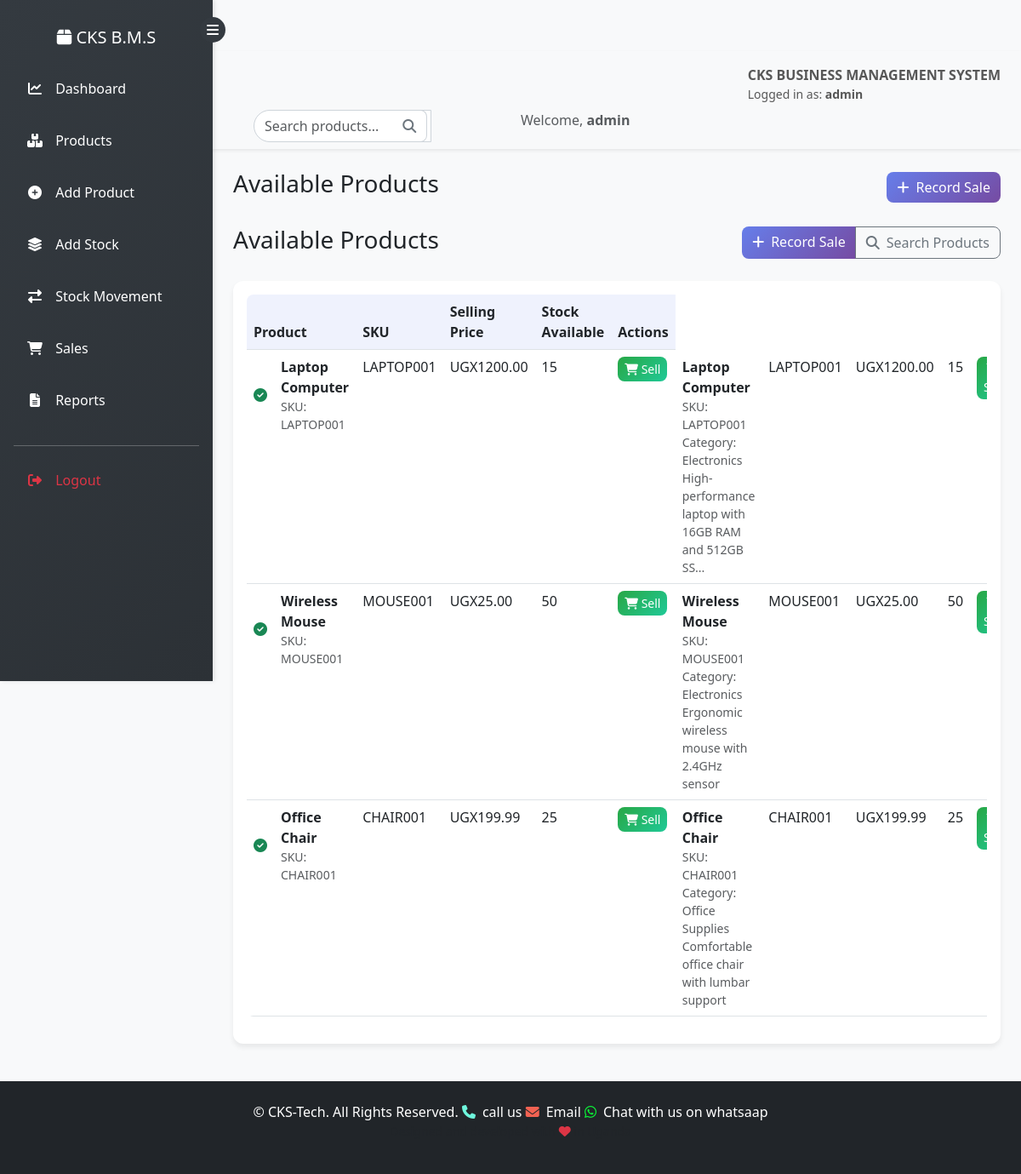
The page /employee/products (signed in) on the database its author committed.
### app/models.py (models this page shows, shortened)
class User(UserMixin, db.Model):
    id = db.Column(db.Integer, primary_key=True)
    username = db.Column(db.String(80), unique=True, nullable=False)
    email = db.Column(db.String(120), unique=True, nullable=False)
    password_hash = db.Column(db.String(200))
    role = db.Column(db.String(20), default='employee')
    created_at = db.Column(db.DateTime, default=datetime.utcnow)
    def is_admin(self):
        return self.role == 'admin'

class Product(db.Model):
    id = db.Column(db.Integer, primary_key=True)
    name = db.Column(db.String(100), nullable=False)
    sku = db.Column(db.String(50), unique=True, nullable=False)
    cost_price = db.Column(db.Float, nullable=False)
    selling_price = db.Column(db.Float, nullable=False)
    quantity_in_stock = db.Column(db.Integer, default=0)
    low_stock_threshold = db.Column(db.Integer, default=10)  # Default threshold
    category = db.Column(db.String(50), default='General')
    description = db.Column(db.Text, nullable=True)
    date_added = db.Column(db.DateTime, default=datetime.utcnow)
    stock_additions = db.relationship('StockAddition', backref='product', lazy=True)
    sales = db.relationship('Sale', backref='product', lazy=True)

### app/employee/routes.py (the view)
@bp.route('/products')
@login_required
def products():
    products = Product.query.filter(Product.quantity_in_stock > 0).all()
    return render_template('employee/products.html', products=products)

### app/employee/routes.py (called while the page is built)
@bp.before_request
def employee_required():
    if not current_user.is_authenticated:
        return redirect(url_for('auth.login'))

### app/models.py (called while the page is built)
@login_manager.user_loader
def load_user(user_id):
    return User.query.get(int(user_id))

### app/templates/employee/products.html (shortened to what this page needs)
{% extends "base.html" %}
{% block content %}
<div class="container-fluid">
    <div class="d-flex justify-content-between align-items-center mb-4">
        <h1 class="h3">Available Products</h1>
        <a href="{{ url_for('employee.add_sale') }}" class="btn btn-primary">
            <i class="fas fa-plus me-2"></i>Record Sale
        </a>
    </div>
    <div class="d-flex justify-content-between align-items-center mb-4">
    <h1 class="h3">Available Products</h1>
    <div class="btn-group" role="group">
        <a href="{{ url_for('employee.add_sale') }}" class="btn btn-primary">
            <i class="fas fa-plus me-2"></i>Record Sale
        </a>
        <a href="{{ url_for('employee.search_products') }}" class="btn btn-outline-secondary">
            <i class="fas fa-search me-2"></i>Search Products
        </a>
    </div>
</div>
    <div class="card">
        <div class="card-body">
            {% if products %}
                <div class="table-responsive">
                    <table class="table table-hover">
                        <thead>
                            <tr>
                                <th>Product</th>
                                <th>SKU</th>
                                <th>Selling Price</th>
                                <th>Stock Available</th>
                                <th>Actions</th>
                            </tr>
                        </thead>
                        <tbody>
                            {% for product in products %}
                                <tr class="{% if product.quantity_in_stock < 10 %}table-warning{% endif %}">
                                    <td>
                                        <div class="d-flex align-items-center">
                                            <div class="me-3">
                                                {% if product.quantity_in_stock == 0 %}
                                                    <i class="fas fa-exclamation-circle text-danger"></i>
                                                {% elif product.quantity_in_stock < 10 %}
                                                    <i class="fas fa-exclamation-triangle text-warning"></i>
                                                {% else %}
                                                    <i class="fas fa-check-circle text-success"></i>
                                                {% endif %}
                                            </div>
                                            <div>
                                                <strong>{{ product.name }}</strong>
                                                <div class="text-muted small">SKU: {{ product.sku }}</div>
                                            </div>
                                        </div>
                                    </td>
                                    <td>{{ product.sku }}</td>
                                    <td>UGX{{ "%.2f"|format(product.selling_price) }}</td>
                                    <td>{{ product.quantity_in_stock }}</td>
                                    <td>
                                        <a href="{{ url_for('employee.add_sale') }}" class="btn btn-sm btn-success">
                                            <i class="fas fa-shopping-cart"></i> Sell
                                        </a>
                                    </td>
                                    <td>
    <div class="d-flex flex-column">
        <div>
            <strong>{{ product.name }}</strong>
            <div class="text-muted small">SKU: {{ product.sku }}</div>
            <div class="text-muted small">Category: {{ product.category }}</div>
            {% if product.description %}
                <div class="text-muted small">{{ product.description[:50] }}{% if product.description|length > 50 %}...{% endif %}</div>
            {% endif %}
        </div>
    </div>
    <td>{{ product.sku }}</td>
    <td>UGX{{ "%.2f"|format(product.selling_price) }}</td>
    <td>{{ product.quantity_in_stock }}</td>
    <td>
        <a href="{{ url_for('employee.add_sale') }}?product_id={{ product.id }}" class="btn btn-sm btn-success" title="Sell This Product">
        </a>
    </td>
</td>
                                </tr>
                            {% endfor %}
                        </tbody>
                    </table>
                </div>
            {% else %}
                <div class="text-center py-5">
                    <i class="fas fa-box fa-3x text-muted mb-3"></i>
                    <h4 class="text-muted">No products available in stock</h4>
                    <p class="text-muted">All products are currently out of stock. Please contact administrator.</p>
                </div>
            {% endif %}
        </div>
    </div>
</div>
{% endblock %}

### app/templates/base.html (shortened to what this page needs)
<!DOCTYPE html>
<html lang="en">
<head>
    <link href="https://cdn.jsdelivr.net/npm/bootstrap@5.3.0/dist/css/bootstrap.min.css" rel="stylesheet">
    <link rel="stylesheet" href="https://cdnjs.cloudflare.com/ajax/libs/font-awesome/6.4.0/css/all.min.css">
    <link rel="stylesheet" href="{{ url_for('static', filename='css/style.css') }}">
</head>
<body class="d-flex">
    <nav id="sidebar" class="bg-dark text-white p-3 d-none d-md-block">
        <div class="text-center mb-4">
            <button class="sidebar-toggle" onclick="toggleSidebar()">
                <i class="fas fa-bars"></i>
            </button>
            <h5 class="mt-3"><i class="fa fa-box"></i> CKS B.M.S</h5>
        </div>
        <ul class="nav flex-column">
            {% if current_user.is_authenticated %}
                {% if current_user.is_admin() %}
                    <li class="nav-item mb-2">
                        <a class="nav-link text-white {% if request.endpoint == 'admin.dashboard' %}active fw-bold{% endif %}" href="{{ url_for('admin.dashboard') }}">
                            <i class="fa fa-chart-line"></i> <span class="sidebar-text">Dashboard</span>
                        </a>
                    </li>
                    <li class="nav-item mb-2">
                        <a class="nav-link text-white {% if request.endpoint == 'admin.products' %}active fw-bold{% endif %}" href="{{ url_for('admin.products') }}">
                            <i class="fa fa-boxes"></i> <span class="sidebar-text">Products</span>
                        </a>
                    </li>
                    <li class="nav-item mb-2">
                        <a class="nav-link text-white {% if request.endpoint == 'admin.add_product' %}active fw-bold{% endif %}" href="{{ url_for('admin.add_product') }}">
                            <i class="fa fa-plus-circle"></i> <span class="sidebar-text">Add Product</span>
                        </a>
                    </li>
                    <li class="nav-item mb-2">
                        <a class="nav-link text-white {% if request.endpoint == 'admin.add_stock' %}active fw-bold{% endif %}" href="{{ url_for('admin.add_stock') }}">
                            <i class="fa fa-layer-group"></i> <span class="sidebar-text">Add Stock</span>
                        </a>
                    </li>
                    <li class="nav-item mb-2">
                        <a class="nav-link text-white {% if request.endpoint == 'admin.stock_movement' %}active fw-bold{% endif %}" href="{{ url_for('admin.stock_movement') }}">
                            <i class="fa fa-exchange-alt"></i> <span class="sidebar-text">Stock Movement</span>
                        </a>
                    </li>
                    <li class="nav-item mb-2">
                        <a class="nav-link text-white {% if request.endpoint == 'admin.sales' %}active fw-bold{% endif %}" href="{{ url_for('admin.sales') }}">
                            <i class="fa fa-shopping-cart"></i> <span class="sidebar-text">Sales</span>
                        </a>
                    </li>
                    <li class="nav-item mb-2">
                        <a class="nav-link text-white {% if request.endpoint == 'admin.reports' %}active fw-bold{% endif %}" href="{{ url_for('admin.reports') }}">
                            <i class="fa fa-file-alt"></i> <span class="sidebar-text">Reports</span>
                        </a>
                    </li>
                {% endif %}
                <hr class="bg-light">
                <li>
                    <a class="nav-link text-danger" href="{{ url_for('auth.logout') }}">
                        <i class="fa fa-sign-out-alt"></i> <span class="sidebar-text">Logout</span>
                    </a>
                </li>
            {% endif %}
        </ul>
    </nav>
    <div class="main-content flex-grow-1" id="mainContent">
        <nav class="navbar navbar-light bg-light px-4 shadow-sm d-flex justify-content-between">
            <span class="navbar-text ms-auto">
                {% if current_user.is_authenticated %}
                    <b>CKS BUSINESS MANAGEMENT SYSTEM</b>
                    <div class="small">Logged in as: <strong>{{ current_user.username }}</strong></div>
                {% endif %}
            </span>
<div class="container-fluid px-4">
    <div class="row">
        <div class="col-md-6">
            <form class="d-flex" method="GET" action="{{ url_for('admin.search_products') if current_user.is_admin() else url_for('employee.search_products') }}">
                <div class="input-group">
                    <input type="text" name="query" class="form-control" placeholder="Search products..." value="{{ request.args.get('query', '') }}">
                    <button class="btn btn-outline-secondary" type="submit">
                        <i class="fas fa-search"></i>
                    </button>
                </div>
            </form>
        </div>
        <div class="col-md-6 text-end">
            {% if current_user.is_authenticated %}
                <span class="text-muted">Welcome, <strong>{{ current_user.username }}</strong></span>
            {% endif %}
        </div>
    </div>
</div>
        </nav>
        <div class="container-fluid py-4">
            {% block content %}{% endblock %}
        </div>
    </div>
<footer class="bg-dark text-white py-4 mt-auto">
    <div class="container">
        <div class="row">
            <div class="col-md-12 text-center">
                <p class="mb-0">&copy; {{ current_year }} CKS-Tech. All Rights Reserved.<a href="tel:+256755261254" class="text-white text-decoration-none">
                        <i class="fas fa-phone me-2" style="color:rgb(110, 246, 221);"></i>call us
                    </a>
                    <a href="mailto:kephacheps55@gmail.com" class="text-white text-decoration-none">
                        <i class="fas fa-envelope me-2" style="color: rgb(242, 98, 82);"></i>Email
                    </a>
                    <a href="https://wa.me/256755261254" class="text-white text-decoration-none" target="_blank">
                        <nbsp> </nbsp><i class="fab fa-whatsapp me-2" style="color: #0bf837;"></i>Chat with us on whatsaap
                    </a></p>
                <p class="small text-muted">Designed and developed with <i class="fas fa-heart text-danger"></i> in Uganda</p>
            </div>
        </div>
    </div>
</footer>
</body>
</html>

### app/static/css/style.css (style rules this page uses)
:root { --primary-color: #667eea; --secondary-color: #764ba2; --success-color: #28a745; --danger-color: #dc3545; --warning-color: #ffc107; --info-color: #17a2b8; --dark-color: #343a40; --light-color: #f8f9fa; }
body { background-color: var(--light-color); font-family: 'Segoe UI', Tahoma, Geneva, Verdana, sans-serif; min-height: 100vh; display: flex; flex-direction: column; }
#sidebar { background: linear-gradient(135deg, var(--dark-color) 0%, #2c3136 100%); box-shadow: 2px 0 5px rgba(0,0,0,0.1); }
#sidebar .nav-link { padding: 12px 15px; border-radius: 8px; transition: all 0.3s ease; margin-bottom: 5px; }
#sidebar .nav-link i { width: 20px; text-align: center; margin-right: 10px; }
.sidebar-text { transition: opacity 0.3s ease; }
.main-content { background-color: var(--light-color); padding-top: 60px; flex-grow: 1; }
.navbar { box-shadow: 0 2px 4px rgba(0,0,0,0.05); }
.card { border: none; border-radius: 12px; box-shadow: 0 4px 6px rgba(0, 0, 0, 0.07); transition: all 0.3s ease; margin-bottom: 20px; }
.btn { border-radius: 8px; font-weight: 500; transition: all 0.3s ease; }
.btn-primary { background: linear-gradient(135deg, var(--primary-color) 0%, var(--secondary-color) 100%); border: none; }
.btn-success { background: linear-gradient(135deg, #28a745 0%, #20c997 100%); border: none; }
.table { border-radius: 8px; overflow: hidden; }
.table th { background-color: rgba(102, 126, 234, 0.1); border-top: none; font-weight: 600; }
.form-control { border-radius: 8px; border: 1px solid #ced4da; transition: all 0.3s ease; }
footer { margin-top: auto; }
footer a { transition: color 0.3s ease; }
.input-group { position: relative; }
.input-group .form-control { border-radius: 20px 0 0 20px; padding-right: 45px; border: 1px solid #ced4da; transition: all 0.3s ease; }
.input-group .btn { position: absolute; right: 5px; top: 50%; transform: translateY(-50%); border-radius: 0 20px 20px 0 0; background-color: transparent; border: 1px solid #ced4da; border-left: none; }

### app/templates/base.html (style rules this page uses)
#sidebar { width: 250px; min-height: 100vh; position: fixed; top: 0; left: 0; z-index: 100; transition: all 0.3s; }
.sidebar-toggle { position: absolute; right: -15px; top: 20px; background: #343a40; color: white; border: none; border-radius: 50%; width: 30px; height: 30px; display: flex; align-items: center; justify-content: center; cursor: pointer; z-index: 101; }
.main-content { margin-left: 250px; transition: all 0.3s; min-height: 100vh; }

### rows shown on the page
User: username "admin"
Product: name "Laptop Computer", sku "LAPTOP001", selling_price "1200.00", quantity_in_stock "15", category "Electronics", description "High-performance laptop with 16GB RAM and 512GB SS"
Product: name "Wireless Mouse", sku "MOUSE001", selling_price "25.00", quantity_in_stock "50", category "Electronics", description "Ergonomic wireless mouse with 2.4GHz sensor"
Product: name "Office Chair", sku "CHAIR001", selling_price "199.99", quantity_in_stock "25", category "Office Supplies", description "Comfortable office chair with lumbar support"
